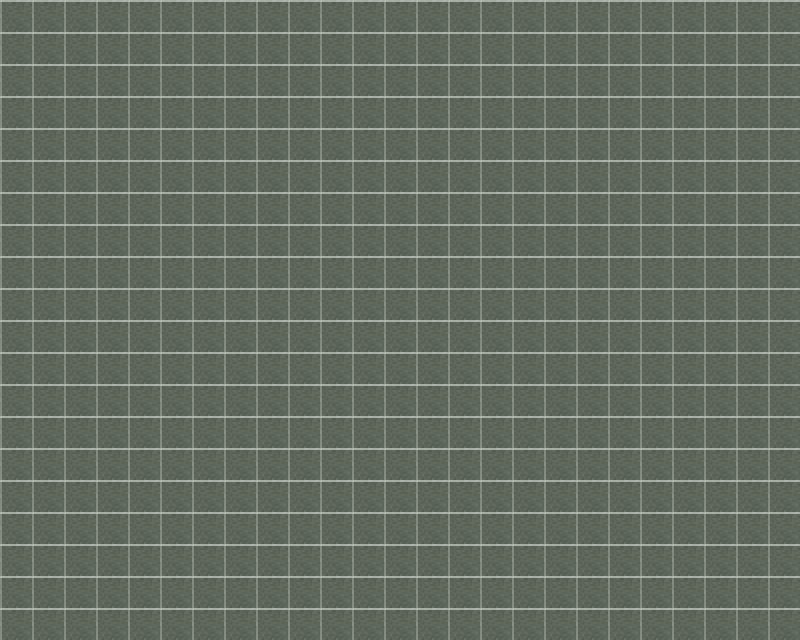

This is a level from a 2D game, rendered from its Tiled map with the project's own tilesets. A one-line summary and the map file follow, with tile-layer data summarised:
An orthogonal 25x20 tile map with 32x32 px tiles, 1 tile layer (background) and 498 objects (267x barrier, 217x spawnpoint, 6x ghost, 4x bonus, player).

<map version="1.0" tiledversion="1.0.3" orientation="orthogonal" renderorder="left-up" width="25" height="20" tilewidth="32" tileheight="32" nextobjectid="1060">
 <properties>
  <property name="map" type="bool" value="true" />
 </properties>
 <tileset firstgid="1" name="tiles" tilewidth="32" tileheight="32" tilecount="256" columns="16">
  <image source="../tiles/pacman32x32.png" width="512" height="512" />
  <tile id="0">
   <objectgroup draworder="index">
    <object id="3" name="red" type="ghost" x="0" y="0" width="32" height="32" />
   </objectgroup>
   <animation>
    <frame tileid="0" duration="100" />
    <frame tileid="1" duration="100" />
    <frame tileid="2" duration="100" />
    <frame tileid="3" duration="100" />
    <frame tileid="36" duration="100" />
    <frame tileid="4" duration="100" />
    <frame tileid="38" duration="100" />
    <frame tileid="32" duration="100" />
    <frame tileid="33" duration="100" />
    <frame tileid="34" duration="100" />
    <frame tileid="35" duration="100" />
   </animation>
  </tile>
  <tile id="5">
   <objectgroup draworder="index">
    <object id="1" name="pink" type="ghost" x="0" y="0" width="32" height="32" />
   </objectgroup>
   <animation>
    <frame tileid="5" duration="100" />
    <frame tileid="6" duration="100" />
    <frame tileid="7" duration="100" />
    <frame tileid="8" duration="100" />
    <frame tileid="36" duration="100" />
    <frame tileid="9" duration="100" />
    <frame tileid="38" duration="100" />
    <frame tileid="32" duration="100" />
    <frame tileid="33" duration="100" />
    <frame tileid="34" duration="100" />
    <frame tileid="35" duration="100" />
   </animation>
  </tile>
  <tile id="10">
   <objectgroup draworder="index">
    <object id="1" name="blue" type="ghost" x="0" y="0" width="32" height="32" />
   </objectgroup>
   <animation>
    <frame tileid="10" duration="100" />
    <frame tileid="11" duration="100" />
    <frame tileid="12" duration="100" />
    <frame tileid="13" duration="100" />
    <frame tileid="36" duration="100" />
    <frame tileid="14" duration="100" />
    <frame tileid="38" duration="100" />
    <frame tileid="32" duration="100" />
    <frame tileid="33" duration="100" />
    <frame tileid="34" duration="100" />
    <frame tileid="35" duration="100" />
   </animation>
  </tile>
  <tile id="16">
   <objectgroup draworder="index">
    <object id="1" name="orange" type="ghost" x="0" y="0" width="32" height="32" />
   </objectgroup>
   <animation>
    <frame tileid="16" duration="100" />
    <frame tileid="17" duration="100" />
    <frame tileid="18" duration="100" />
    <frame tileid="19" duration="100" />
    <frame tileid="36" duration="100" />
    <frame tileid="20" duration="100" />
    <frame tileid="38" duration="100" />
    <frame tileid="32" duration="100" />
    <frame tileid="33" duration="100" />
    <frame tileid="34" duration="100" />
    <frame tileid="35" duration="100" />
   </animation>
  </tile>
  <tile id="21">
   <objectgroup draworder="index">
    <object id="1" name="green" type="ghost" x="0" y="0" width="32" height="32" />
   </objectgroup>
   <animation>
    <frame tileid="21" duration="100" />
    <frame tileid="22" duration="100" />
    <frame tileid="23" duration="100" />
    <frame tileid="24" duration="100" />
    <frame tileid="36" duration="100" />
    <frame tileid="25" duration="100" />
    <frame tileid="38" duration="100" />
    <frame tileid="32" duration="100" />
    <frame tileid="33" duration="100" />
    <frame tileid="34" duration="100" />
    <frame tileid="35" duration="100" />
   </animation>
  </tile>
  <tile id="26">
   <objectgroup draworder="index">
    <object id="1" name="violet" type="ghost" x="0" y="0" width="32" height="32" />
   </objectgroup>
   <animation>
    <frame tileid="26" duration="100" />
    <frame tileid="27" duration="100" />
    <frame tileid="28" duration="100" />
    <frame tileid="29" duration="100" />
    <frame tileid="36" duration="100" />
    <frame tileid="30" duration="100" />
    <frame tileid="38" duration="100" />
    <frame tileid="32" duration="100" />
    <frame tileid="33" duration="100" />
    <frame tileid="34" duration="100" />
    <frame tileid="35" duration="100" />
   </animation>
  </tile>
  <tile id="48">
   <objectgroup draworder="index">
    <object id="1" name="pacman" type="player" x="0" y="0" width="32" height="32" />
   </objectgroup>
   <animation>
    <frame tileid="48" duration="100" />
    <frame tileid="49" duration="100" />
    <frame tileid="50" duration="100" />
    <frame tileid="51" duration="100" />
    <frame tileid="52" duration="100" />
    <frame tileid="53" duration="100" />
    <frame tileid="54" duration="100" />
    <frame tileid="55" duration="100" />
    <frame tileid="56" duration="100" />
    <frame tileid="57" duration="100" />
    <frame tileid="58" duration="100" />
    <frame tileid="59" duration="100" />
    <frame tileid="60" duration="100" />
    <frame tileid="61" duration="100" />
   </animation>
  </tile>
  <tile id="64">
   <objectgroup draworder="index">
    <object id="1" name="cookie" type="bonus" x="0" y="0" width="32" height="32" />
   </objectgroup>
  </tile>
  <tile id="65">
   <objectgroup draworder="index">
    <object id="1" name="cherry" type="bonus" x="0" y="0" width="32" height="32" />
   </objectgroup>
  </tile>
  <tile id="66">
   <objectgroup draworder="index">
    <object id="1" name="heart" type="bonus" x="0" y="0" width="32" height="32" />
   </objectgroup>
  </tile>
  <tile id="67">
   <objectgroup draworder="index">
    <object id="2" name="crystal" type="bonus" x="0" y="0" width="32" height="32" />
   </objectgroup>
  </tile>
  <tile id="97">
   <objectgroup draworder="index">
    <object id="1" name="spawnpoint" type="spawnpoint" x="0" y="0" width="32" height="32" />
   </objectgroup>
  </tile>
  <tile id="133">
   <objectgroup draworder="index">
    <object id="1" name="block" type="barrier" x="0" y="0" width="32" height="32" />
   </objectgroup>
  </tile>
  <tile id="134">
   <objectgroup draworder="index">
    <object id="1" name="door" type="barrier" x="0" y="0" width="32" height="32" />
   </objectgroup>
  </tile>
 </tileset>
 <layer name="background" width="25" height="20">
  <data>[500 cells, 500 non-empty, 1 distinct tile ids]</data>
 </layer>
 <objectgroup name="barriers">
  <object id="211" name="wall" type="barrier" gid="134" x="0" y="32" width="32" height="32" />
  <object id="212" name="wall" type="barrier" gid="134" x="32" y="32" width="32" height="32" />
  <object id="213" name="wall" type="barrier" gid="134" x="64" y="32" width="32" height="32" />
  <object id="214" name="wall" type="barrier" gid="134" x="96" y="32" width="32" height="32" />
  <object id="215" name="wall" type="barrier" gid="134" x="128" y="32" width="32" height="32" />
  <object id="216" name="wall" type="barrier" gid="134" x="160" y="32" width="32" height="32" />
  <object id="217" name="wall" type="barrier" gid="134" x="192" y="32" width="32" height="32" />
  <object id="218" name="wall" type="barrier" gid="134" x="224" y="32" width="32" height="32" />
  <object id="219" name="wall" type="barrier" gid="134" x="256" y="32" width="32" height="32" />
  <object id="220" name="wall" type="barrier" gid="134" x="288" y="32" width="32" height="32" />
  <object id="221" name="wall" type="barrier" gid="134" x="320" y="32" width="32" height="32" />
  <object id="222" name="wall" type="barrier" gid="134" x="352" y="32" width="32" height="32" />
  </objectgroup>
 <objectgroup name="spawnpoints" visible="0">
  <!-- 219 objects omitted --></objectgroup>
 <objectgroup name="objects">
  <!-- 3 objects omitted --></objectgroup>
</map>
<!-- 472 of 498 objects omitted -->